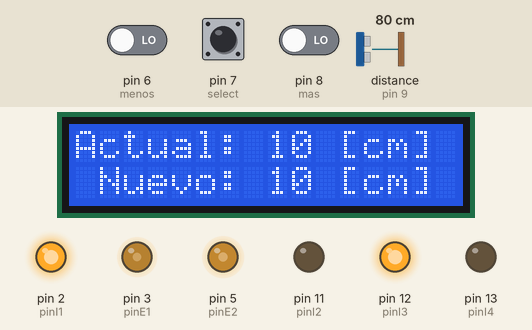
The sketch below on a simulated Arduino Uno, built with avr-gcc and run on an emulated ATmega328P. On the bench: 16×2 character LCD, output pins drawn as LEDs (lit = HIGH). Wiring (inferred from the names in the program): ultrasonic range finder: trigger pin 10; echo pin 9. The test bench sets the inputs (shaded band); at power-on: distance to the obstacle (sensor on pin 9) 80 cm, pin 6 (menos) LOW, pin 8 (mas) LOW, pin 7 (select) LOW. The echo pulse lasts 58.3 µs per cm; pins used as bus, display or sensor lines are not drawn; what the sketch prints to the serial monitor is not drawn.

Above: at 1.2 s.
1.3 s: distance to the obstacle (sensor on pin 9) set to 9 cm
At 1.9 s:
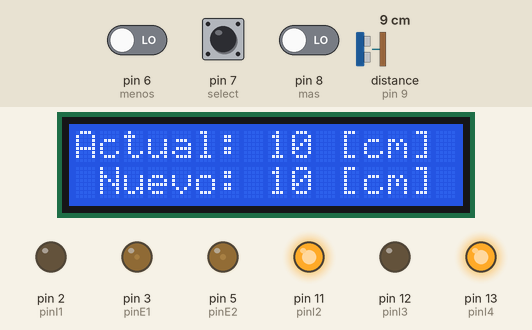
2.9 s: pin 6 (menos) driven HIGH
At 3.5 s:
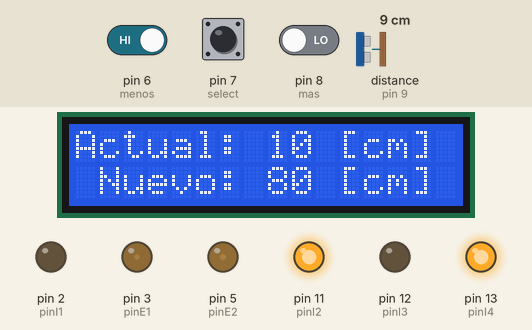
4.4 s: pin 8 (mas) driven HIGH
At 5.2 s:
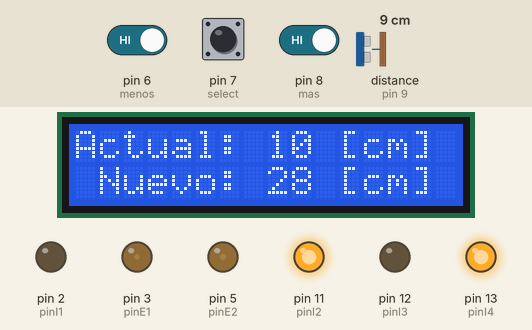
5.9 s: distance to the obstacle (sensor on pin 9) set to 299 cm
At 6.12 s:
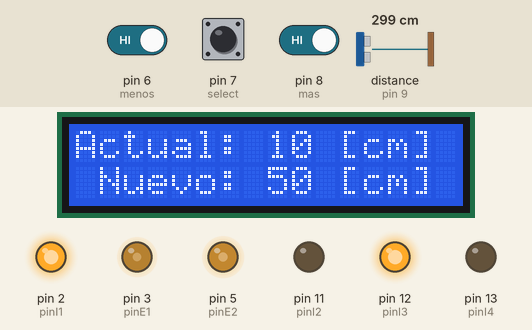
8.9 s: pin 8 (mas) driven LOW
At 9.01 s:
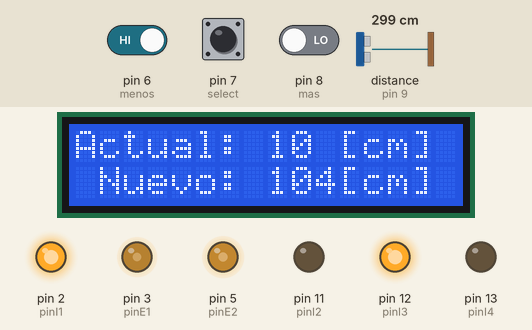
10.7 s: pin 8 (mas) driven HIGH
At 10.79 s:
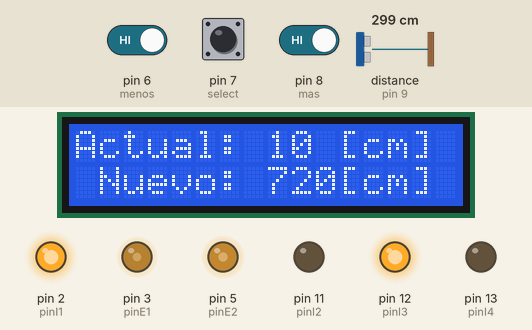
Timing chart, 0 to 13.7 s (numbered marks = the images above; inputs shaded):
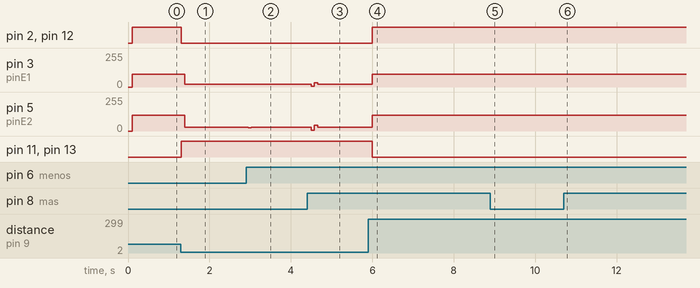

The sketch:

PID_proyecto2_mecatronica.ino
```cpp
//Librerias para la pantalla LCD
#include <Wire.h>
#include <LiquidCrystal_I2C.h>

// Inicializa el objeto del LCD I2C
LiquidCrystal_I2C lcd(0x27, 16, 2);  // Dirección del LCD y tamaño de pantalla (16 columnas y 2 filas)

//asignacion de pines de lops botones de control del LCD
#define menos 6
#define select 7
#define mas 8

//asignación de pines del puente H
const int pinE1 = 3;     // Conexión del pin Enable 1 del puente H
const int pinE2 = 5;     // Conexión del pin Enable 2 del puente H
const int pinI1 = 2;     // Conexión del pin Input 1 del puente H
const int pinI2 = 11;    // Conexión del pin Input 2 del puente H
const int pinI3 = 12;    // Conexión del pin Input 3 del puente H
const int pinI4 = 13;    // Conexión del pin Input 4 del puente H

//Asignación de pines del sensor ultrasónico
const int PinTrig = 10;  // Conexión del pin Trig del sensor ultrasónico
const int PinEcho = 9;   // Conexión del pin Echo del sensor ultrasónico

//definición de valores para el control PID
float setpoint; // Distancia deseada respecto a la pared

const float Kp = 20;     // Constante proporcional del PID
const float Ki = 0;      // Constante integral del PID
const float Kd = 45;     // Constante derivativo del PID

float lastError = 0;
float integral = 0;

//valores para el ultrasonico
const float VelSon=34000.0;
float distancia;

//variables de control manipulables desde el LCD
int actual = 0;
int objetivo = 0;


void setup() {

  //pines de botones de control LCD
  pinMode(menos, INPUT);
  pinMode(select, INPUT);
  pinMode(mas, INPUT);

  // Inicializa la comunicación I2C y la lantalla
  Wire.begin();
  lcd.begin(16, 2);
  // Configura el retroiluminación del LCD (opcional)
  lcd.backlight();

  //iniciar comunicacion por USB
  Serial.begin(9600);

  //pines puente H
  pinMode(pinE1, OUTPUT);
  pinMode(pinE2, OUTPUT);
  pinMode(pinI1, OUTPUT);
  pinMode(pinI2, OUTPUT);
  pinMode(pinI3, OUTPUT);
  pinMode(pinI4, OUTPUT);

  //pines del sensor ultrasonico
  pinMode(PinTrig, OUTPUT);
  pinMode(PinEcho, INPUT);

  //Pre-asignar valores de entrada al control
  actual = 10;
  objetivo = 10;

}

void loop() {

  //para manipular los valores desde la pantalla
  pantalla(); //funcion definida más abajo.

  //se define como setpoint el valor actual actualizable desde el LCD
  setpoint = actual;


  // Medir la distancia actual
  distancia=iniciarTrigger();

  // Calcular el error
  float error = setpoint - distancia;


  // Calcular los términos PID
  float proportional = Kp * error;
  integral += Ki * error;
  float derivative = Kd * (error - lastError);

  // Calcular la señal de control
  float controlSignal = proportional + integral + derivative;

  //limite de variables
  controlSignal = constrain(controlSignal, -120, 120);
  objetivo = constrain(objetivo, 10, 200);
  actual = constrain(actual, 10, 200);


  // Ajustar la velocidad de los motores según la señal de control
  setMotorSpeed(controlSignal);

  // Actualizar el error anterior
  lastError = error;

  // Mostrar información por el puerto serie
  Serial.print("Distance: ");
  Serial.print(distancia);
  Serial.print(" cm   Setpoint: ");
  Serial.print(setpoint);
  Serial.print(" cm   Control: ");
  Serial.print(controlSignal);
  Serial.println();

  delay(50);  //periodo de retroalimentación
}


//función que permite ver y actualizar mediante botones el setpoint
void pantalla() {
  if (digitalRead(mas) == HIGH) {
    objetivo += 2;
  }
  else if (digitalRead(menos) == HIGH) {
    objetivo -= 2;
  }
  else if (digitalRead(select) == HIGH) {
    actual = objetivo;
    delay(1000);
  }

  //Control de pantalla LCD.
  //estados
  lcd.setCursor(0,0);
  lcd.print("Actual:");
  lcd.setCursor(0,1);
  lcd.print(" Nuevo:");
  //numeros
  lcd.setCursor(8,0);
  lcd.print(actual);
  lcd.setCursor(8,1);
  lcd.print(objetivo);
  //unidades de medida
  lcd.setCursor(11,0);
  lcd.print("[cm]");
  lcd.setCursor(11,1);
  lcd.print("[cm]");
}


//medir distancia con el sensor ultrasonico.
float iniciarTrigger(){
	digitalWrite(PinTrig,LOW);
	delayMicroseconds(200);
	digitalWrite(PinTrig,HIGH);
	delayMicroseconds(100);
	digitalWrite(PinTrig,LOW);
 	unsigned long tiempo= pulseIn(PinEcho,HIGH);
	distancia=tiempo*0.000001*VelSon/2.0;
	return(distancia);
}

//control de velocidad de los motores en base al valor de control.
void setMotorSpeed(float controlSignal) {
  // Ajustar la velocidad de los motores
  //ir hacia adelante...
  if (controlSignal > 0) {
    analogWrite(pinE1, 0.8*controlSignal);
    analogWrite(pinE2, controlSignal);
    digitalWrite(pinI1, LOW);
    digitalWrite(pinI2, HIGH);
    digitalWrite(pinI3, LOW);
    digitalWrite(pinI4, HIGH);

  }
  //ir hacia atrás...
  else {
    controlSignal = -controlSignal;
    analogWrite(pinE1, 0.8*controlSignal);
    analogWrite(pinE2, controlSignal);
    digitalWrite(pinI1, HIGH);
    digitalWrite(pinI2, LOW);
    digitalWrite(pinI3, HIGH);
    digitalWrite(pinI4, LOW);
  }
}
```

Measured:
- after the input at 1.3 s, pin 2 (pinI1), pin 12 (pinI3): HIGH → LOW at once; pin 3 (pinE1): 96/255 → 22/255 after 0.09 s; pin 5 (pinE2): 120/255 → 28/255 after 0.09 s, → 27/255 0.08 s later; pin 11 (pinI2), pin 13 (pinI4): LOW → HIGH at once
- after the input at 2.9 s, pin 3 (pinE1): 22/255 → 21/255 after 0.05 s, → 22/255 0.08 s later; pin 5 (pinE2): 27/255 → 26/255 after 0.05 s, → 28/255 0.08 s later, → 27/255 0.08 s later; the display: changes after 0.05 s (image 2)
- after the input at 4.4 s, pin 3 (pinE1): 22/255 → 4/255 after 0.10 s, → 33/255 0.08 s later, → 22/255 0.08 s later; pin 5 (pinE2): 27/255 → 5/255 after 0.10 s, → 42/255 0.08 s later, → 27/255 0.08 s later; the display: first changes after 0.10 s (image 3 shows a later state)
- after the input at 5.9 s, pin 2 (pinI1), pin 12 (pinI3): LOW → HIGH after 0.09 s; pin 11 (pinI2), pin 13 (pinI4): HIGH → LOW after 0.09 s
